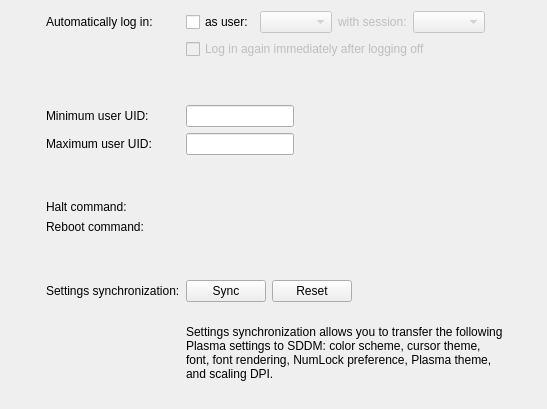
<?xml version="1.0" encoding="UTF-8"?>
<ui version="4.0">
 <class>AdvancedConfig</class>
 <widget class="QWidget" name="AdvancedConfig">
  <property name="geometry">
   <rect>
    <x>0</x>
    <y>0</y>
    <width>547</width>
    <height>409</height>
   </rect>
  </property>
  <layout class="QVBoxLayout" name="verticalLayout">
   <item>
    <layout class="QFormLayout" name="formLayout">
     <property name="fieldGrowthPolicy">
      <enum>QFormLayout::FieldsStayAtSizeHint</enum>
     </property>
     <property name="formAlignment">
      <set>Qt::AlignHCenter|Qt::AlignTop</set>
     </property>
     <item row="1" column="0">
      <widget class="QLabel" name="label_3">
       <property name="text">
        <string>Automatically log in:</string>
       </property>
      </widget>
     </item>
     <item row="1" column="1">
      <layout class="QHBoxLayout" name="horizontalLayout">
       <item>
        <widget class="QCheckBox" name="autoLogin">
         <property name="text">
          <string>as user:</string>
         </property>
        </widget>
       </item>
       <item>
        <widget class="QComboBox" name="userList">
         <property name="enabled">
          <bool>false</bool>
         </property>
        </widget>
       </item>
       <item>
        <widget class="QLabel" name="label_4">
         <property name="enabled">
          <bool>false</bool>
         </property>
         <property name="text">
          <string>with session:</string>
         </property>
        </widget>
       </item>
       <item>
        <widget class="QComboBox" name="sessionList">
         <property name="enabled">
          <bool>false</bool>
         </property>
        </widget>
       </item>
      </layout>
     </item>
     <item row="2" column="1">
      <widget class="QCheckBox" name="reloginAfterQuit">
       <property name="enabled">
        <bool>false</bool>
       </property>
       <property name="sizePolicy">
        <sizepolicy hsizetype="Minimum" vsizetype="Fixed">
         <horstretch>0</horstretch>
         <verstretch>0</verstretch>
        </sizepolicy>
       </property>
       <property name="text">
        <string>Log in again immediately after logging off</string>
       </property>
      </widget>
     </item>
     <item row="3" column="0">
      <spacer name="verticalSpacer">
       <property name="orientation">
        <enum>Qt::Vertical</enum>
       </property>
       <property name="sizeHint" stdset="0">
        <size>
         <width>8</width>
         <height>8</height>
        </size>
       </property>
      </spacer>
     </item>
     <item row="4" column="0">
      <widget class="QLabel" name="label_6">
       <property name="text">
        <string>Minimum user UID:</string>
       </property>
      </widget>
     </item>
     <item row="4" column="1">
      <widget class="QLineEdit" name="minimumUid">
       <property name="sizePolicy">
        <sizepolicy hsizetype="Preferred" vsizetype="Fixed">
         <horstretch>0</horstretch>
         <verstretch>0</verstretch>
        </sizepolicy>
       </property>
       <property name="maxLength">
        <number>6</number>
       </property>
      </widget>
     </item>
     <item row="5" column="0">
      <widget class="QLabel" name="label_5">
       <property name="text">
        <string>Maximum user UID:</string>
       </property>
      </widget>
     </item>
     <item row="5" column="1">
      <widget class="QLineEdit" name="maximumUid">
       <property name="sizePolicy">
        <sizepolicy hsizetype="Preferred" vsizetype="Fixed">
         <horstretch>0</horstretch>
         <verstretch>0</verstretch>
        </sizepolicy>
       </property>
       <property name="maxLength">
        <number>6</number>
       </property>
      </widget>
     </item>
     <item row="6" column="0">
      <spacer name="verticalSpacer_3">
       <property name="orientation">
        <enum>Qt::Vertical</enum>
       </property>
       <property name="sizeHint" stdset="0">
        <size>
         <width>8</width>
         <height>8</height>
        </size>
       </property>
      </spacer>
     </item>
     <item row="7" column="0">
      <widget class="QLabel" name="label">
       <property name="text">
        <string>Halt command:</string>
       </property>
      </widget>
     </item>
     <item row="7" column="1">
      <widget class="KUrlRequester" name="haltCommand" native="true">
       <property name="minimumSize">
        <size>
         <width>250</width>
         <height>0</height>
        </size>
       </property>
      </widget>
     </item>
     <item row="8" column="0">
      <widget class="QLabel" name="label_2">
       <property name="text">
        <string>Reboot command:</string>
       </property>
      </widget>
     </item>
     <item row="8" column="1">
      <widget class="KUrlRequester" name="rebootCommand" native="true">
       <property name="minimumSize">
        <size>
         <width>250</width>
         <height>0</height>
        </size>
       </property>
      </widget>
     </item>
     <item row="9" column="0">
      <spacer name="verticalSpacer_4">
       <property name="orientation">
        <enum>Qt::Vertical</enum>
       </property>
       <property name="sizeHint" stdset="0">
        <size>
         <width>8</width>
         <height>8</height>
        </size>
       </property>
      </spacer>
     </item>
     <item row="10" column="0">
      <widget class="QLabel" name="label_8">
       <property name="text">
        <string>Settings synchronization:</string>
       </property>
      </widget>
     </item>
     <item row="10" column="1">
      <layout class="QHBoxLayout" name="horizontalLayout_2">
       <item>
        <widget class="QPushButton" name="syncSettings">
         <property name="text">
          <string>Sync</string>
         </property>
         <property name="icon">
          <iconset theme="view-refresh"/>
         </property>
        </widget>
       </item>
       <item>
        <widget class="QPushButton" name="resetSettings">
         <property name="text">
          <string>Reset</string>
         </property>
         <property name="icon">
          <iconset theme="edit-undo"/>
         </property>
        </widget>
       </item>
      </layout>
     </item>
     <item row="11" column="1">
      <widget class="QLabel" name="syncExplanation">
       <property name="sizePolicy">
        <sizepolicy hsizetype="Preferred" vsizetype="Preferred">
         <horstretch>0</horstretch>
         <verstretch>0</verstretch>
        </sizepolicy>
       </property>
       <property name="minimumSize">
        <size>
         <width>320</width>
         <height>90</height>
        </size>
       </property>
       <property name="text">
        <string>Settings synchronization allows you to transfer the following Plasma settings to SDDM: color scheme, cursor theme, font, font rendering, NumLock preference, Plasma theme, and scaling DPI.</string>
       </property>
       <property name="scaledContents">
        <bool>false</bool>
       </property>
       <property name="wordWrap">
        <bool>true</bool>
       </property>
      </widget>
     </item>
    </layout>
   </item>
  </layout>
 </widget>
 <customwidgets>
  <customwidget>
   <class>KUrlRequester</class>
   <extends>QWidget</extends>
   <header>kurlrequester.h</header>
   <container>1</container>
  </customwidget>
 </customwidgets>
 <resources/>
 <connections>
  <connection>
   <sender>autoLogin</sender>
   <signal>toggled(bool)</signal>
   <receiver>userList</receiver>
   <slot>setEnabled(bool)</slot>
   <hints>
    <hint type="sourcelabel">
     <x>212</x>
     <y>37</y>
    </hint>
    <hint type="destinationlabel">
     <x>274</x>
     <y>32</y>
    </hint>
   </hints>
  </connection>
  <connection>
   <sender>autoLogin</sender>
   <signal>toggled(bool)</signal>
   <receiver>label_4</receiver>
   <slot>setEnabled(bool)</slot>
   <hints>
    <hint type="sourcelabel">
     <x>207</x>
     <y>22</y>
    </hint>
    <hint type="destinationlabel">
     <x>363</x>
     <y>37</y>
    </hint>
   </hints>
  </connection>
  <connection>
   <sender>autoLogin</sender>
   <signal>toggled(bool)</signal>
   <receiver>sessionList</receiver>
   <slot>setEnabled(bool)</slot>
   <hints>
    <hint type="sourcelabel">
     <x>186</x>
     <y>21</y>
    </hint>
    <hint type="destinationlabel">
     <x>435</x>
     <y>25</y>
    </hint>
   </hints>
  </connection>
  <connection>
   <sender>autoLogin</sender>
   <signal>toggled(bool)</signal>
   <receiver>reloginAfterQuit</receiver>
   <slot>setEnabled(bool)</slot>
   <hints>
    <hint type="sourcelabel">
     <x>222</x>
     <y>22</y>
    </hint>
    <hint type="destinationlabel">
     <x>214</x>
     <y>59</y>
    </hint>
   </hints>
  </connection>
 </connections>
</ui>
